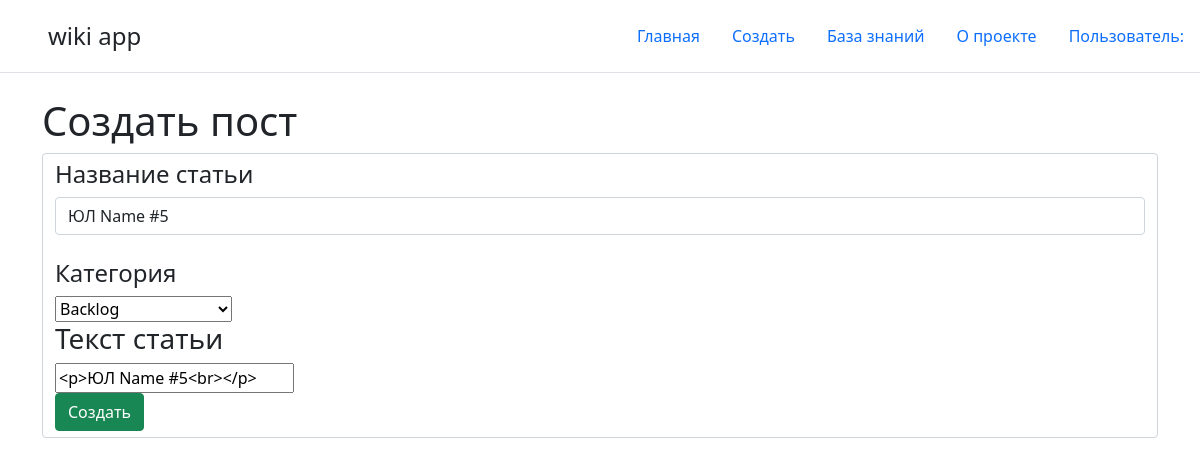
Page /49/edit on the committed database.
### main/models.py (models this page shows, shortened)
class Task(MPTTModel):
    name = models.CharField(max_length=50, unique=True)
    parent = TreeForeignKey('self', on_delete=models.CASCADE, null=True, blank=True, related_name='children')
    task = models.TextField('Описание')
    created_at = models.DateTimeField()
    updated_at = models.DateTimeField(auto_now=True)
    def __str__(self):
        return self.name
    class Meta:
        verbose_name = 'Задача'
        verbose_name_plural = 'Задача'
    class MPTTMeta:
        order_insertion_by = ['name']

### main/views.py (the view)
# urls.py: path('<int:pk>/edit', views.PostUpdateView.as_view(), name = "post-update"),
class PostUpdateView(UpdateView):
    model = Task
    template_name = 'main/edit.html'
    form_class = add_TaskForm

### main/forms.py
class add_TaskForm(ModelForm):
    class Meta:
        model = Task
        fields = ["name", "task", "parent"]
        widgets = {
            "name": TextInput(attrs={
                'class': 'form-control',
                'placeholder': 'Write name',
            }),
            "task": SummernoteWidget(attrs={
                'summernote': {
                    'airMode': False,
                    'width': '100%',
                    'height': '600',
                    'toolbar': [
                        ['style', ['bold', 'italic', 'underline', 'clear']],
                        ['font', ['strikethrough', 'superscript', 'subscript']],
                        ['fontsize', ['fontsize']],
                        ['color', ['color']],
                        ['para', ['ul', 'ol', 'paragraph']],
                        ['height', ['height']],
                        ['misc', ['codeview']],
                    ],
                },
            }),
        }

### main/templates/main/edit.html (shortened to what this page needs)
{% extends 'main/base.html' %}
{% block content%}
    <h1>Создать пост</h1>
    <form method="post" class="form-control">
        <label><h4>Название статьи</h4></label><br>
        {{ form.name }}<br>
        <label><h4>Категория</h4></label><br>
        {{ form.parent|safe }}<br>
        <label><h3>Текст статьи</h3></label><br>
        {{ form.task|safe }}<br>
        <button type="submit" class="btn btn-success">Создать</button>
    </form>
{% endblock %}

### rows in the picture
Task: name "ЮЛ Name #5", parent "Backlog", task "<p>ЮЛ Name #5<br></p>"
